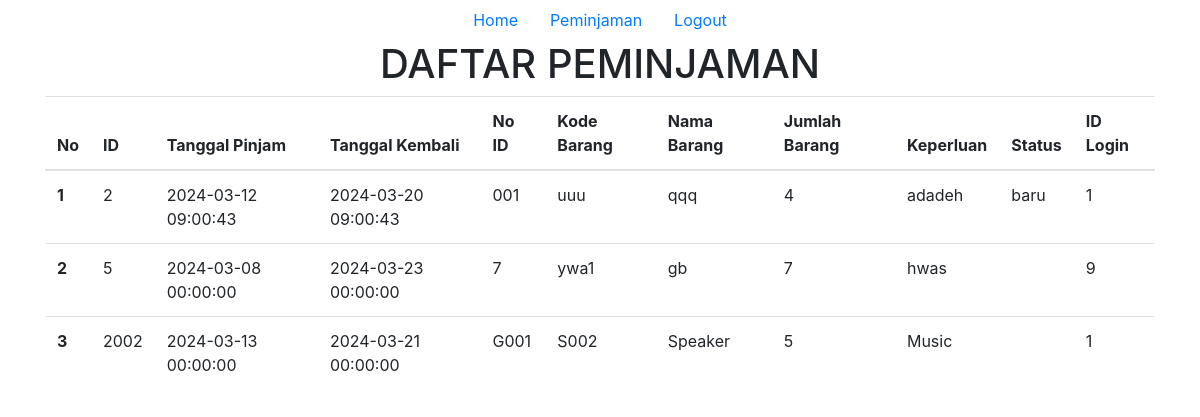
Screenshot of /peminjaman2.php (signed in) with the database file from the repository.
### tables this page shows
CREATE TABLE `peminjaman` (
  `id` int(11) NOT NULL,
  `tgl_pinjam` datetime NOT NULL,
  `tgl_kembali` datetime NOT NULL,
  `no_identitas` varchar(30) NOT NULL,
  `kode_barang` varchar(30) NOT NULL,
  `nama_barang` varchar(11) NOT NULL,
  `jumlah_pinjam` int(15) NOT NULL,
  `keperluan` varchar(15) NOT NULL,
  `status` varchar(15) NOT NULL,
  `id_login` int(15) NOT NULL
);

### database.php (called while the page is built, shortened)
<?php
$host = "localhost";
$user = "root";
$pass = "";
$dbname = "sts_ginan";
$koneksi = mysqli_connect($host, $user, $pass, $dbname) or die("Gagal terhubung dengan database " . mysqli_error($koneksi));
function tampildata1($tablename)
{
    global $koneksi;
    $hasil = mysqli_query($koneksi, "select * from $tablename");
    $rows = [];
    while ($row = mysqli_fetch_assoc($hasil)) {
        $rows[] = $row;
    }
    return $rows;
}
?>

### peminjaman2.php (the view, shortened to what this page needs)
<?php
require_once('database.php');
$data = tampildata1('peminjaman');
$nomor = 0;
?>
<!doctype html>
<html lang="en">
<head>
  <link rel="stylesheet" href="https://cdn.jsdelivr.net/npm/bootstrap@4.6.2/dist/css/bootstrap.min.css"
>
</head>
<body>
  <?php
  if ($_SESSION['status'] <> "login") {
    header("location:login.php?msg=belum_login");
  } else {
    require('navbar2.php');
  }
  ?>
  <div class="container">
    <center>
      <h1>DAFTAR PEMINJAMAN</h1>
    </center>
    <table class="table">
      <thead>
        <tr>
          <th scope="col">No</th>
          <th scope="col">ID</th>
          <th scope="col">Tanggal Pinjam</th>
          <th scope="col">Tanggal Kembali</th>
          <th scope="col">No ID</th>
          <th scope="col">Kode Barang</th>
          <th scope="col">Nama Barang</th>
          <th scope="col">Jumlah Barang</th>
          <th scope="col">Keperluan</th>
          <th scope="col">Status</th>
          <th scope="col">ID Login</th>
        </tr>
      </thead>
      <tbody>
        <?php foreach ($data as $item): ?>
          <?php $nomor++; ?>
          <tr>
            <th scope="row">
              <?php echo $nomor; ?>
            </th>
            <td>
              <?php echo $item['id']; ?>
            </td>
            <td>
              <?php echo $item['tgl_pinjam']; ?>
            </td>
            <td>
              <?php echo $item['tgl_kembali']; ?>
            </td>
            <td>
              <?php echo $item['no_identitas']; ?>
            </td>
            <td>
              <?php echo $item['kode_barang']; ?>
            </td>
            <td>
              <?php echo $item['nama_barang']; ?>
            </td>
            <td>
              <?php echo $item['jumlah_pinjam']; ?>
            </td>
            <td>
              <?php echo $item['keperluan']; ?>
            </td>
            <td>
              <?php echo $item['status']; ?>
            </td>
            <td>
              <?php echo $item['id_login']; ?>
            </td>
          </tr>
        <?php endforeach ?>
      </tbody>
    </table>
  </div>
</body>
</html>

### rows the page displays
peminjaman: id "2", tgl_pinjam "2024-03-12 09:00:43", tgl_kembali "2024-03-20 09:00:43", no_identitas "001", kode_barang "uuu", nama_barang "qqq", jumlah_pinjam "4", keperluan "adadeh", status "baru", id_login "1"
peminjaman: id "5", tgl_pinjam "2024-03-08 00:00:00", tgl_kembali "2024-03-23 00:00:00", no_identitas "7", kode_barang "ywa1", nama_barang "gb", jumlah_pinjam "7", keperluan "hwas", id_login "9"
peminjaman: id "2002", tgl_pinjam "2024-03-13 00:00:00", tgl_kembali "2024-03-21 00:00:00", no_identitas "G001", kode_barang "S002", nama_barang "Speaker", jumlah_pinjam "5", keperluan "Music", id_login "1"
